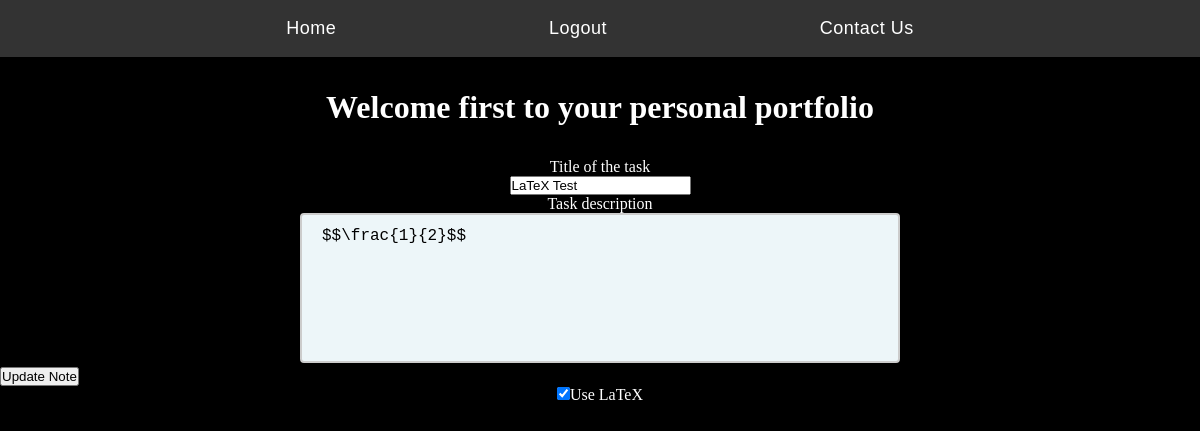
Page /notes/edit/1 (signed in) on the earlier database version.
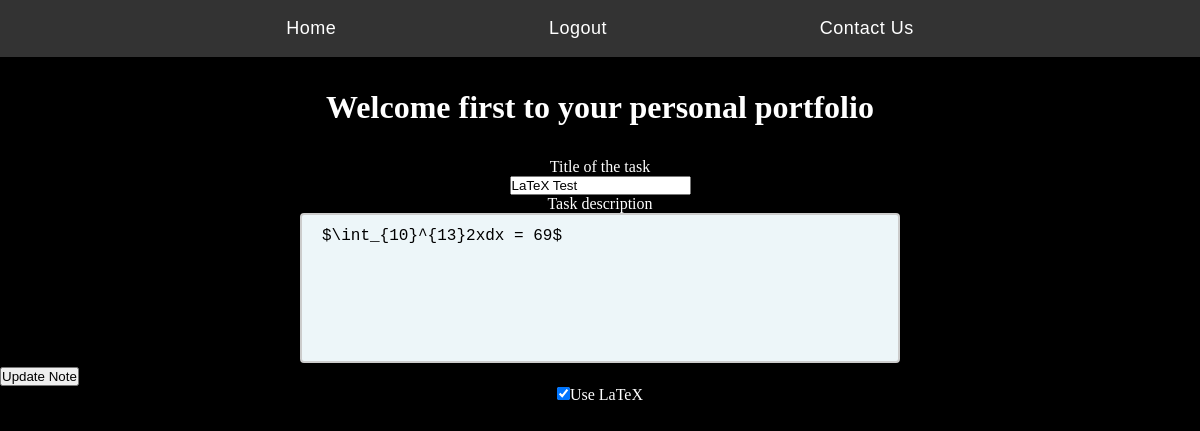
Same page on the later database version.
### models.py (models this page shows, shortened)
class User(db.Model):
    id = db.Column("id", db.Integer, primary_key=True)
    first_name = db.Column("first_name", db.String(100))
    last_name = db.Column("last_name", db.String(100))
    email = db.Column("email", db.String(100))
    password = db.Column(db.String(255), nullable=False)
    view_mode = db.Column("view_mode", db.Integer, default=0, nullable=False)
    registered_on = db.Column(db.DateTime, nullable=False)
    notes = db.relationship(
        "Note", backref="user", cascade="all, delete-orphan", lazy=True
    )

class Note(db.Model):
    id = db.Column("id", db.Integer, primary_key=True)
    title = db.Column("title", db.String(200))
    text = db.Column("text", db.String(100))
    date = db.Column("date", db.String(50))
    uses_latex = db.Column(db.Integer, default=0, nullable=False)
    user_id = db.Column(db.Integer, db.ForeignKey("user.id"), nullable=False)
    comments = db.relationship(
        "Comment", backref="note", cascade="all, delete-orphan", lazy=True
    )

### sweProject.py (the view)
@app.route("/notes/edit/<note_id>", methods=["GET", "POST"])
def update_note(note_id):
    if session.get("user"):
        user = help.getCurrentUser()
        if request.method == "POST":
            title = request.form["title"]
            text = request.form["noteText"]
            note = db.session.query(Note).filter_by(id=note_id).one()
            note.title = title
            note.text = text
            latex = request.form.get("latex")
            if latex == "1":
                latex = 1
            else:
                latex = 0
            note.uses_latex = latex
            db.session.add(note)
            db.session.commit()
            return redirect(url_for("get_notes"))
        else:
            my_note = db.session.query(Note).filter_by(id=note_id).one()
            return render_template("new.html", note=my_note, user=user)
    else:
        return redirect(url_for("login"))

### helperFuncs.py (called while the page is built)
def getCurrentUser():
    current_user_id = session["user_id"]
    user = db.session.query(User).filter_by(id=current_user_id).one()
    return user

### templates/new.html (shortened to what this page needs)
<!DOCTYPE html>
<html lang="en">
<head>
    <link rel="stylesheet" href="{{ url_for('static', filename='main.css') }}">
</head>
<body>
    <div class="topnav">
        <nav>
            <a href="{{ url_for('index') }} ">Home</a>
            <a href="{{ url_for('logout') }}">Logout</a>
            <a href="{{ url_for('contact') }}">Contact Us</a>
        </nav>
    </div>
    <h1>Welcome {{user.first_name}} to your personal portfolio</h1>
    {% if note %}
    <form action="{{url_for('update_note',note_id=note.id) }}" method="post">
        {% else %}
        <form action="new" method="post">
            {% endif %}
            <p><label>Title of the task </label></p>
            <p><input type="text" name="title" value="{% if note %}{{note.title}}{% endif %}" /></p>
            <p><label>Task description </label></p>
            <p>
                {% if note %}
                <textarea name="noteText" rows="6" cols="0">{{note.text}}</textarea>
                {% else %}
                <textarea name="noteText" rows="6" cols="0" value="Add your task description here ..."></textarea>
                {% endif %}
            </p>
            {% if note %}
            <input type="submit" value="Update Note" />
            {% if note.uses_latex == 1%}
            <p><input type="checkbox" name="latex" value="1" checked>Use LaTeX</p>
            {% else %}
            <p><input type="checkbox" name="latex" value="1">Use LaTeX</p>
            {% endif %}
            {% else %}
            <p><input type="submit" value="Add Note" /></p>
            <p><input type="checkbox" name="latex" value="1">Use LaTeX</p>
            {% endif %}
        </form>
</body>
</html>

### static/main.css (style rules this page uses)
body { background-color: black; }
p { text-align:center; color:white; }
h1 { color: white; text-align: center; padding: 1em; }
*, *:before, *:after { padding: 0; margin: 0; box-sizing: border-box; }
a { position: relative; text-decoration: none; font-family: "Poppins", sans-serif; color: white; font-size:18px; letter-spacing: 0.5px; padding: 1em; }
nav { width: 70vw; min-width: 600px; display: flex; align-items: center; justify-content: space-around; margin: auto; color: white; }
a:after { content: ""; position: absolute; background-color: hsl(218, 49%, 40%);; height: 3px; width: 0; left: 0; bottom: -10px; transition: 0.3s; }
.topnav { background-color: #333; }
textarea { width: 50%; height: 150px; padding: 12px 20px; box-sizing: border-box; border: 2px solid #ccc; border-radius: 4px; background-color: #edf6f9; font-size: 16px; resize: none; }

Differences in the rows shown:
changed Note "LaTeX Test": noteText "$$\\frac{1}{2}$$" → "$\\int_{10}^{13}2xdx = 69$"
